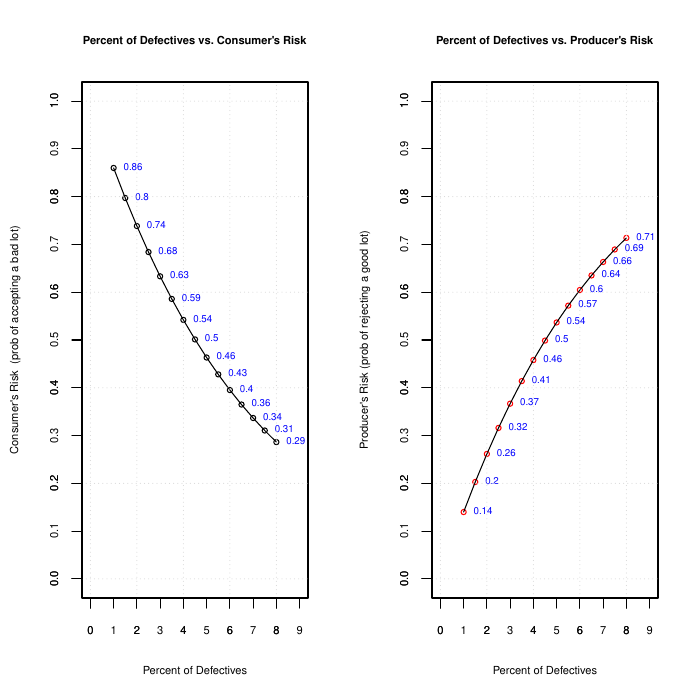

Generate this figure with R:
#Save plot as a pdf file 
pdf('producerRisk.pdf')

par(mfrow=c(1,2))


d = seq(0.01, 0.08, by=0.005)
y = 0*seq(1, length(d), by=1)
y2= 0*seq(1, length(d), by=1)

for (i in 1:length(d))
{
 y[i] = dbinom(0,15,d[i]) 
 y2[i]= 1 - y[i]
 print( c(d[i], y[i], y2[i]) )
}

d = 100 * d
plot(d, y, main='Percent of Defectives vs. Consumer\'s Risk', 
     xlim=c(0.00, 9.00), ylim=c(0,+1), 
     ylab="Consumer\'s Risk  (prob of accepting a bad lot)", 
     xlab="Percent of Defectives", 
     cex.axis=0.7, cex.main= 0.7, cex.lab=0.7, 
     cex=0.7, pch=1, col='black', bg='red')
lines(d, y, lwd=1, type="l", col="black")
text(d, y, signif(y, digits=2), cex=0.55, pos=4, col="blue") 
grid()
ytick    = seq(0, 1, by=0.1)  
tickMark = c(ytick) 
axis(2, at=tickMark, cex.axis=0.7, cex.main= 0.7)
xtick    = seq(0.00, 9.0, by=1)  
tickMark = c(xtick) 
axis(1, at=tickMark, cex.axis=0.7, cex.main= 0.7)



plot(d, y2, main='Percent of Defectives vs. Producer\'s Risk', 
     xlim=c(0.00, 9.00), ylim=c(0,+1), 
     ylab="Producer\'s Risk (prob of rejecting a good lot)", 
     xlab="Percent of Defectives", 
     cex.axis=0.7, cex.main= 0.7, cex.lab=0.7, 
     cex=0.7, pch=1, col='red', bg='red')
lines(d, y2, lwd=1, type="l", col="black")
text(d, y2, signif(y2, digits=2), cex=0.55, pos=4, col="blue") 
grid()
ytick    = seq(0, 1, by=0.1)  
tickMark = c(ytick) 
axis(2, at=tickMark, cex.axis=0.7, cex.main= 0.7)
xtick    = seq(0.00, 9.0, by=1)  
tickMark = c(xtick) 
axis(1, at=tickMark, cex.axis=0.7, cex.main= 0.7)



#Return output to the terminal
dev.off()